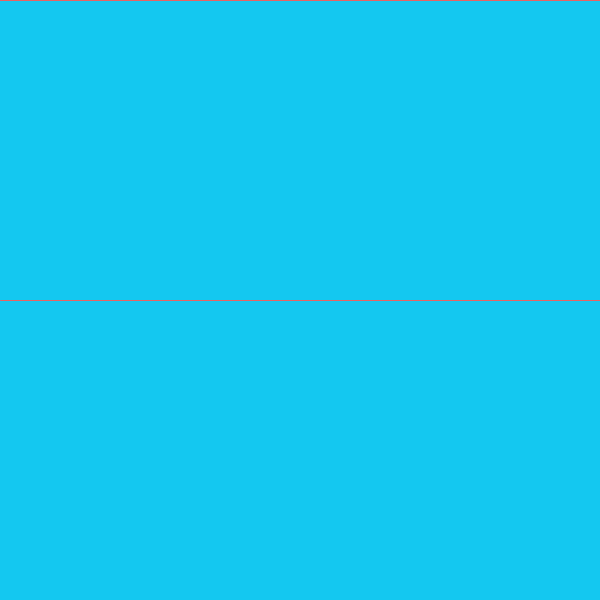
Frame 1 (no input)
Frame 60 (the mouse pressed at the canvas centre just before this capture): identical to frame 1, image omitted
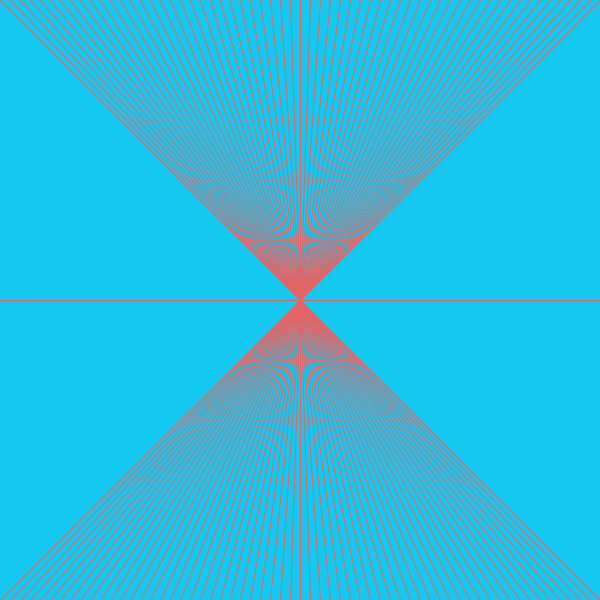
Frame 120 (the mouse held since frame 60 and released just before this capture)

The Processing sketch that drew these frames (run headless with seeded random() and noise(); from frame 60 on, the mouse is pressed at the canvas centre):

// Processing sketch: processing_113957
// ── processing_113957.pde

//Do some cool things with lines
void setup() {
  size(600, 600);
  smooth();
}
void draw() {
  background(20, 200, 240);
  stroke(230, 100, 100);
  line(0, height*.5, width, height*.5); 
  for (int xPos = 0; xPos <= width; xPos = xPos + 10) {
    //draw lines 10 pixels apart to the mouse
    line(xPos, 0, mouseX, mouseY);
    //draw lines 10 pixels apart away from the mouse
    line(xPos, height, mouseX, height-mouseY);
  }
}
